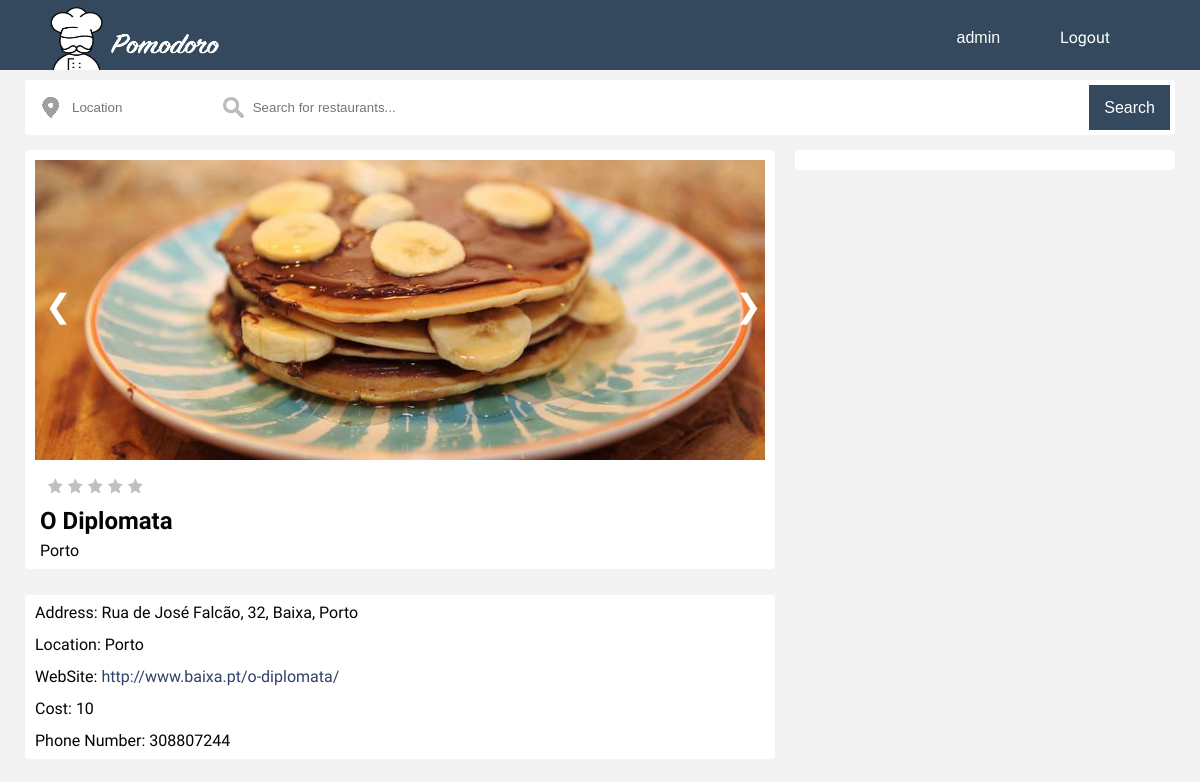
/pages/restaurant.php?id=2 (signed in, upper part), run on an earlier commit of the app's database.
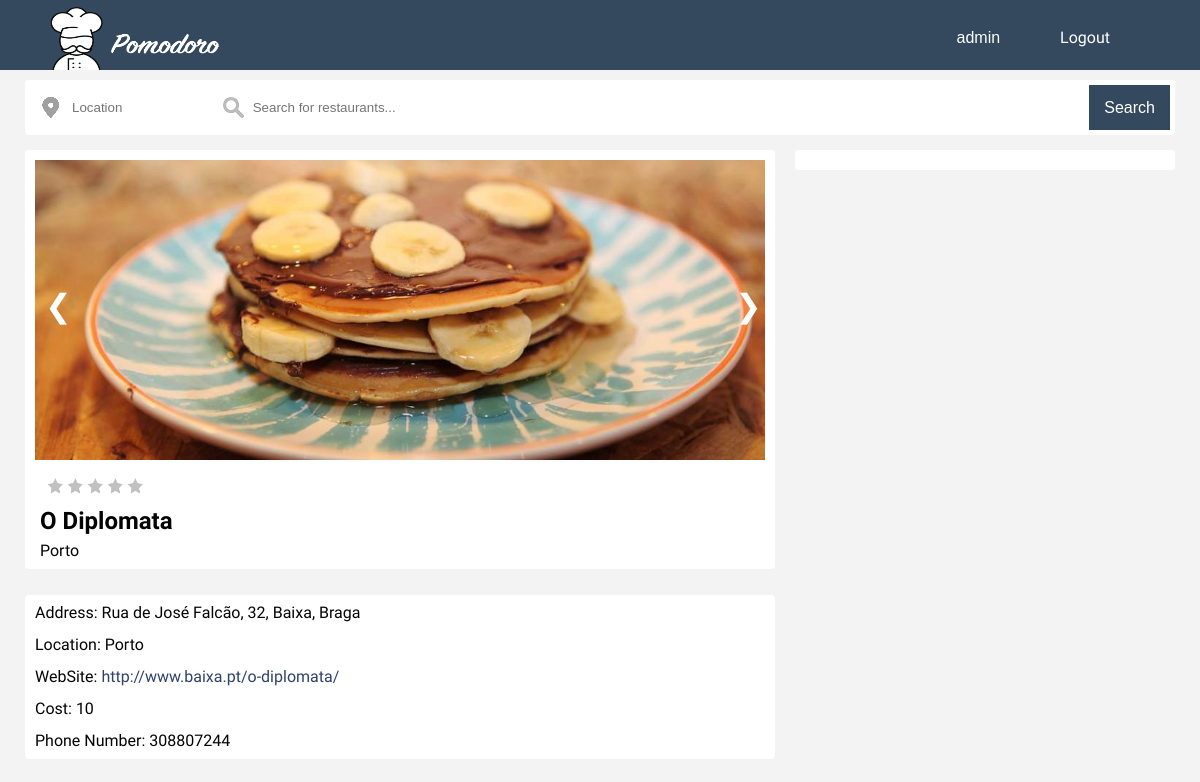
And on a later commit of the database.
### tables this page shows
CREATE TABLE users (
	id INTEGER PRIMARY KEY AUTOINCREMENT,
  username VARCHAR,
	fullName VARCHAR,
	birthDate VARCHAR,
	photoId VARCHAR,
	gender VARCHAR,
	type VARCHAR,
  password VARCHAR
);

CREATE TABLE photo (
	id INTEGER PRIMARY KEY AUTOINCREMENT,
	name VARCHAR UNIQUE NOT NULL,
	restaurant_id INTEGER REFERENCES restaurant
);

CREATE TABLE restaurant (
	id INTEGER PRIMARY KEY AUTOINCREMENT,
	OwnerID INTEGER,
	name VARCHAR UNIQUE NOT NULL,
	address VARCHAR,
	location VARCHAR,
	website VARCHAR,
	openHour DATE,
	closeHour DATE,
	price INTEGER,
	phoneNumber VARCHAR,
	rating INTEGER
);

### dbActions/user.php (called while the page is built, shortened)
<?php
include_once('config.php');
function getIdByUserName($userName){
    global $db;
    $statement = $db->prepare('SELECT id FROM users WHERE username = ? ');
    $statement->execute([$userName]);
    return $statement->fetch()['id'];
}
function getUserInfoByUserName($username,$info){
    global $db;
    $statement = $db->prepare('SELECT * FROM users WHERE username = ? ');
    $statement->execute([$username]);
    return $statement->fetch()[$info];
}

### pages/restaurant.php (the view, shortened to what this page needs)
    <!DOCTYPE html>
    <?php
    include_once "header.php";
    include_once "../dbActions/restaurantUtils.php";
    $id = $_GET["id"];
    $nameRestaurant = getRestaurantNameById($id);
    $location = getRestaurantInfoById($id, 'location');
    $rating = getRestaurantInfoById($_SESSION["restID"], 'rating');
    ?>
    <div class="searchBarContainer">
        <?php
        include "../dbActions/searchBar.php";
        ?>
    </div>
    <div class="restaurantPage">
        <div class="main">
            <div class="container">
                <div class="album">
                    <div id="photos">
                         <?php $var = getRestaurantPhotos($id);
                        echo '</div>';
                        if ($var) {
                            echo '<a class="arrowLeft" onclick="plusDivs(-1)">&#10094;</a>';
                            echo '<a class="arrowRight" onclick="plusDivs(+1)">&#10095;</a>';
                        }
                        ?>
                    </div>
                    <?php printStarsRating($rating)?>
                    <p id="restaurantName"><?php echo $nameRestaurant ?></p>
                    <p id="restaurantLocation"><?php echo $location ?></p>
                </div>
                <div class="container">
                    <div class="editRestaurant">
                        <?php
                        if ((restaurantOwner($_SESSION["restID"], $_SESSION["login-user"])) && isset($_SESSION["login-user"])) {
                            echo '<form class="editRestForm" action="../dbActions/editRestaurant.php" method="post">';
                            echo '<input type="hidden" name="token" value="' . $_SESSION['token'] . '">';
                            echo '<fieldset>';
                            echo '<label>Address</label>';
                            echo '<input type="text" name="restAddress" value="' . getRestaurantInfoById($_SESSION["restID"], 'address') . '"">';
                            echo '<br>';
                            echo '<label>Location</label>';
                            echo ' <input type="text" name="restLocation" value="' . getRestaurantInfoById($_SESSION["restID"], 'location') . '">';
                            echo '<br>';
                            echo '<label>Phone Number</label>';
                            echo ' <input type="number" name="number" value="' . getRestaurantInfoById($_SESSION["restID"], 'phoneNumber') . '">';
                            echo '<br>';
                            echo '<label>WebSite</label>';
                            echo ' <input type="url" name="restWebSite" value="' . getRestaurantInfoById($_SESSION["restID"], 'website') . '">';
                            echo '<br>';
                            echo '<label>Cost</label>';
                            echo ' <input type="text" name="restPrice" value="' . getRestaurantInfoById($_SESSION["restID"], 'price') . '">';
                            echo '<input type="submit" value="Submit">';
                            echo '</fieldset>';
                            echo ' </form>';
                        } else {
                            echo '<label>Address: </label>';
                            echo '<label>' . getRestaurantInfoById($_SESSION["restID"], 'address') . '</label>';
                            echo '<br>';
                            echo '<label>Location: </label>';
                            echo '<label>' . getRestaurantInfoById($_SESSION["restID"], 'location') . '</label>';
                            echo '<br>';
                            echo '<label>WebSite: </label>';
                            echo '<a href="'. getRestaurantInfoById($_SESSION["restID"], 'website') .'" target="_blank">' . getRestaurantInfoById($_SESSION["restID"], 'website') . '</a>';
                            echo '<br>';
                            echo '<label>Cost: </label>';
                            echo '<label>' . getRestaurantInfoById($_SESSION["restID"], 'price') . '</label>';
                            echo '<br>';
                            echo '<label>Phone Number: </label>';
                            echo '<label>' . getRestaurantInfoById($_SESSION["restID"], 'phoneNumber') . '</label>';
                        }
                        ?>
                    </div>
                </div>
            </div>
            <div class="related">
                <div class="container">
                </div>
            </div>
        </div>
<?php
include_once "footer.php";
?>

### pages/header.php (shortened to what this page needs)
<?php
include_once "../dbActions/user.php";
?>
<html lang="en">
<head>
	<link rel="stylesheet" href="../assets/font-awesome/css/font-awesome.min.css">
    <link rel="stylesheet" href="../css/reset.css">
    <link rel="stylesheet" href="../css/style.css">
    <link rel="stylesheet" href="//code.jquery.com/ui/1.12.1/themes/base/jquery-ui.css">
     <div class="header">
        <div class="header-left-icon">
            <img class="logo" src="../assets/logo4.png" onclick="location.href='index.php'">
        </div>
        <div class="header-right">
            <div class="header-login">
                <?php
                if (isset($_SESSION['login-user'])) {
                    $fullname = getUserInfoByUserName($_SESSION['login-user'], 'fullName');
                    echo '<button class="login-button" onclick="location.href=\'profile.php\'" type="button">' . $fullname . '</button>';
                    echo '<a class="createAccount-button" href="../dbActions/logout.php">Logout</a>';
                } else {
                    echo '<button class="login-button" id="btnCreateAccount" onclick="visibleLogin()">Sign In</button>';
                    echo ' <button class="createAccount-button" id="btnCreateAccount" onclick="visibleCreateAcc()">Sign Up</button>';
                }
                ?>
            </div>
        </div>
    </div>
</head>

### dbActions/searchBar.php (shortened to what this page needs)
<form method="get" action="searchRestaurants.php" class="action-wrapper">
    <input id="addressSearch" class="select-location" type="text" value="" name="location" placeholder="Location">
    <input class="search-bar" type="text" name="restaurant" placeholder="Search for restaurants...">
    <input class="button" type="submit" name="submit" value="Search">
</form>

### dbActions/restaurantUtils.php (shortened to what this page needs)
<?php
include_once('user.php');
include_once('config.php');
function getRestaurantNameById($idRestaurant)
{
    global $db;
    $statement = $db->prepare('SELECT name FROM restaurant WHERE id = ? ');
    $statement->execute([$idRestaurant]);
    $res = $statement->fetch();
    return $res[0];
}
function restaurantOwner($idRestaurant, $userId)
{
    global $db;
    $statement = $db->prepare('SELECT OwnerID FROM restaurant WHERE id = ? ');
    $statement->execute([$idRestaurant]);
    $res = $statement->fetch()['OwnerID'];
    $id = getIdByUserName($userId);
    return false;
}
function getRestaurantInfoById($idRestaurant, $info)
{
    global $db;
    $statement = $db->prepare('SELECT * FROM restaurant WHERE id = ? ');
    $statement->execute([$idRestaurant]);
    return $statement->fetch()[$info];
}
function getRestaurantPhotos($idRest)
{
    global $db;
    $stmt = $db->prepare('SELECT * FROM photo WHERE restaurant_id=?');
    $stmt->execute([$idRest]);
    $ret = false;
    while ($row = $stmt->fetch()) {
        echo '<img class="mySlides" src=' . $row['name'] . ' hidden="hidden">';
        $ret = true;
    }
    return $ret;
}
function printStarsRating($stars)
{
    $j = 1;
    $temp = 5 - $stars;
    echo '<div class = "restRatingStars">';
    for ($j; $j <= $temp; $j++) {
        echo '<div class = "blackStar">';
        echo '</div>';
    }
    echo '</div>';
    return true;
}

### pages/footer.php (shortened to what this page needs)
</html>

### css/style.css (style rules this page uses)
*, *::after, *::before { box-sizing: border-box; }
html { font-size: 62.5%; }
a { color: #2e416a; text-decoration: none; }
.header { display: flex; flex-wrap: wrap; justify-content: space-between; background: #34495E; height: 70px; }
.header .header-left-icon { float: left; width: 125px; text-align: right; margin: 2px 10px; }
.header .logo { height: 1.8cm; width: 4.6cm; margin-left: 40px; }
.header .header-right { float: right; text-align: left; align-self: center; margin: 2px 10px; font-size: 1.6rem; font-family: "Source Sans Pro", sans-serif; color: #F3F3F3; position: relative; z-index: 2; }
.header .header-right .header-login { float: left; align-self: center; vertical-align: middle; text-align: center; }
.login-button { background-color: #34495E; border: none; color: #ffffff; text-align: center; text-decoration: none; display: inline-block; font-size: 16px; padding-right: 60px; }
.createAccount-button { background-color: #34495E; border: none; color: #ffffff; text-align: center; text-decoration: none; display: inline-block; font-size: 16px; padding-right: 20px; }
.search-bar { border: 2px solid white; border-radius: 0px; width: 100%; min-width: 250px; height: 45px; background: white url(../assets/searchicon.png) no-repeat 10px 10px; padding-left: 40px; }
.button { background-color: #34495E; border: none; color: white; padding: 0px 15px 0px 15px; height: 45px; text-align: center; text-decoration: none; font-size: 16px; }
.select-location { border: 2px solid white; border-radius: 0px; min-width: 100px; height: 45px; background: white url(../assets/locationsymbol.png) no-repeat 10px 10px; padding-left: 40px; }
.searchBarContainer { width: 100%; padding: 10px 5px 5px 5px; display: flex; justify-content: center; }
.searchBarContainer form { width: 100%; display: flex; justify-content: center; max-width: 1150px; min-width: 500px; background-color: #ffffff; border-radius: 4px; padding: 5px 5px 5px 5px; }
.restaurantPage { display: flex; flex-wrap: wrap; -webkit-align-content: center; align-content: center; }
.restaurantPage .container { margin-bottom: 1.6em; background-color: #ffffff; border-radius: 4px; padding: 10px 10px 10px 10px; }
.restaurantPage .main { padding: 10px 10px 10px 10px; position: relative; min-width: 500px; width: 100%; }
.restaurantPage .related { padding: 10px 10px 10px 10px; position: relative; min-width: 500px; width: 100%; }
.restaurantPage .arrowRight { position: absolute; top: 150px; left: 720px; font-size: xx-large; color: white; cursor: pointer; }
.restaurantPage .arrowLeft { position: absolute; top: 150px; left: 30px; font-size: xx-large; color: white; cursor: pointer; }
@media only screen and (min-width: 850px) { .restaurantPage { display: flex; flex-wrap: nowrap; justify-content: center; } }
@media only screen and (min-width: 850px) { .restaurantPage .main { max-width: 770px; min-width: 400px; float: left; } }
@media only screen and (min-width: 850px) { .restaurantPage .related { min-width: 400px; width: 400px; float: right; } }
.mySlides { width: 100%; height: 300px; background-position: center; background-repeat: no-repeat; overflow: hidden; object-fit: cover; }
#restaurantName { font-family: "Source Sans Pro", sans-serif; padding-top: 10px; padding-left: 5px; font-size: x-large; font-weight: bold; }
#restaurantLocation { font-family: "Source Sans Pro", sans-serif; padding-top: 10px; padding-left: 5px; font-size: medium; }
.restRatingStars { position: relative; width: 100%; height: 50%; display: flex; flex-direction: row; flex-wrap: nowrap; padding: 13px 13px 13px 10px; float: left; }
.blackStar { width: 20px; height: 20px; background-image: url("../assets/star.jpg"); background-position: center; background-size: cover; }

What changed in the data, as far as the page shows it:
changed restaurant "O Diplomata": address "Rua de José Falcão, 32, Baixa, Porto" → "Rua de José Falcão, 32, Baixa, Braga"
